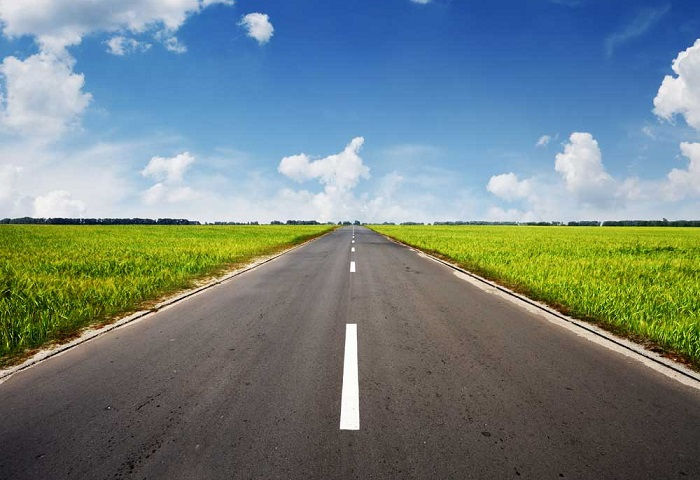
#> input picture data/road2.jpg, 700 x 480 px
$ jupyter execute 'L13_Road Lane Line Detection.ipynb'
#> lines starting #> are read from the running program, lines starting #| are printed output that depends on the picture; after the words box and inside, x2 and y2 are one past the last pixel; in counts of white or black regions, pixels touching at a corner belong together
[cell 1]
import numpy as np
import cv2
import matplotlib.pyplot as plt

[cell 2]
img = cv2.imread('data/road2.jpg')
#> img is the input picture: shape (480, 700, 3); mean B, G, R 129.1, 129.7, 113.8
img_gray = cv2.imread('data/road2.jpg',0)
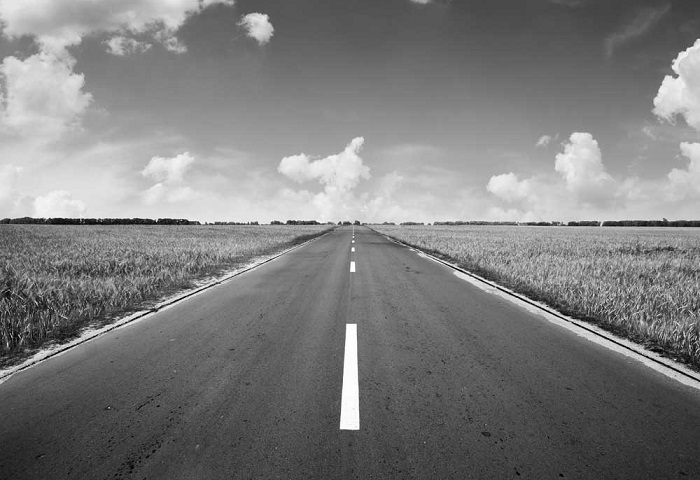
#> img_gray: shape (480, 700); min 0, max 255, mean 124.8
plt.imshow(img_gray, cmap='gray')

[cell 3]
h = img.shape[0]
#> h = 480
w = img.shape[1]
#> w = 700
channel = img.shape[2]
#> channel = 3
h,w, channel
#> Out = (480, 700, 3)

[cell 4]
reginOfI = np.array([[0,480],[0,350],[350,210],[700,350],[700,480]])

[cell 5]
mask = np.zeros_like(img_gray)
match_masked_color = 255

[cell 6]
cv2.fillPoly(mask, [reginOfI], match_masked_color)
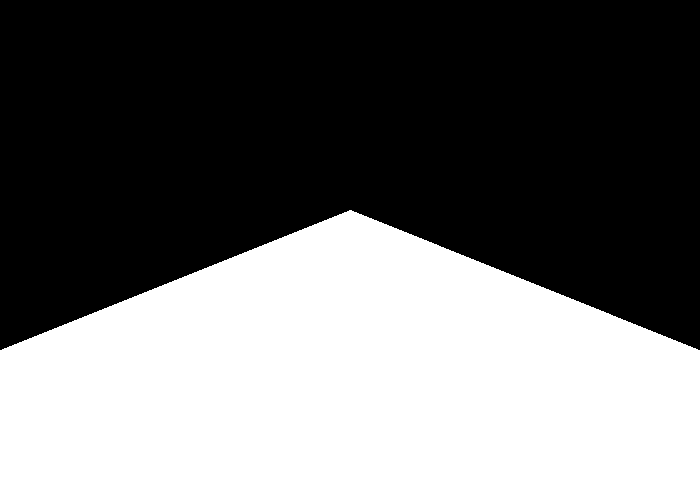
#> mask: shape (480, 700); 41.6% white; 1 white region, box (x1, y1, x2, y2) and area: (0, 210, 700, 480) 139930
masked_img = cv2.bitwise_and(img_gray, mask)
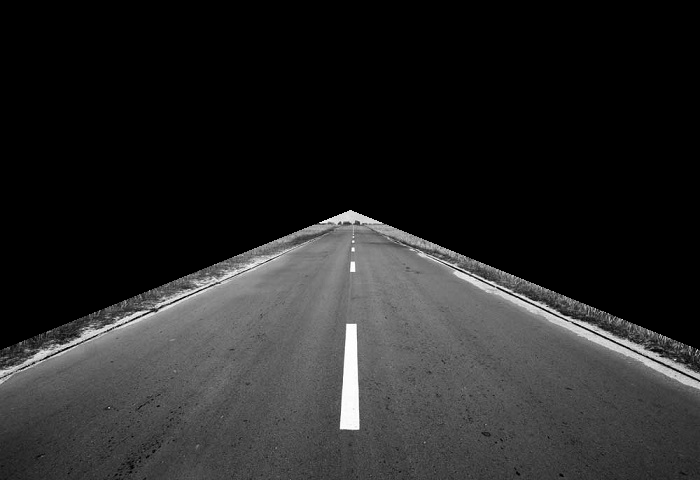
#> masked_img: shape (480, 700); min 0, max 255, mean 38.6

[cell 7]
plt.imshow(masked_img, cmap='gray')

[cell 8]
edges = cv2.Canny(masked_img, 255, 255, apertureSize=3)
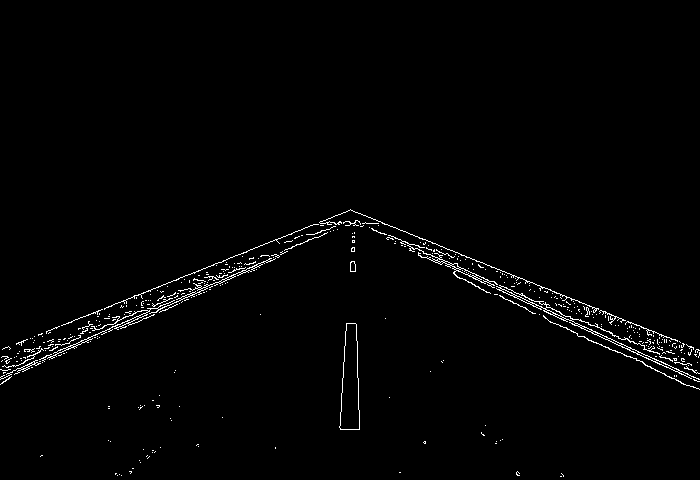
#> edges: shape (480, 700); 1.4% white in thin lines or dots, all inside (x1, y1, x2, y2) = (0, 209, 700, 477)
masked_img2 = cv2.bitwise_and(edges, mask)
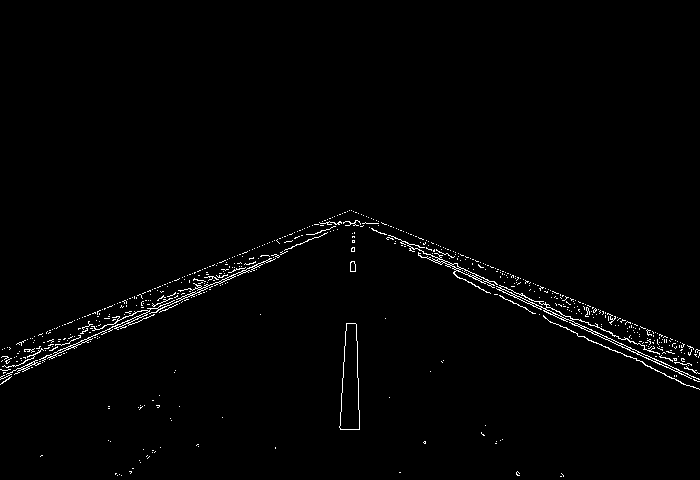
#> masked_img2: shape (480, 700); 1.3% white in thin lines or dots, all inside (x1, y1, x2, y2) = (0, 210, 700, 477)
lines = cv2.HoughLinesP(masked_img2, 6, np.pi / 60, 160, minLineLength=40, maxLineGap = 25)
#> lines = 54 rows, first 6: [525, 302, 629, 349], [0, 379, 283, 253], [0, 377, 207, 284], [395, 241, 571, 320], [521, 293, 666, 367], [7, 357, 108, 318]
for line in lines:
    x1,y1,x2,y2 = line[0]
    #print(x1,y1,x2,y2)
    cv2.line(img, (x1, y1), (x2, y2), (0, 0, 255), 2)
#> this loop made 54 passes
#> (x1, y1, x2, y2) on passes 1 to 12: (525, 302, 629, 349), (0, 379, 283, 253), (0, 377, 207, 284), (395, 241, 571, 320), (521, 293, 666, 367), (7, 357, 108, 318), (355, 220, 699, 373), (198, 289, 270, 261), (2, 360, 287, 251), (360, 223, 455, 271), (458, 256, 680, 342), (6, 362, 278, 257)
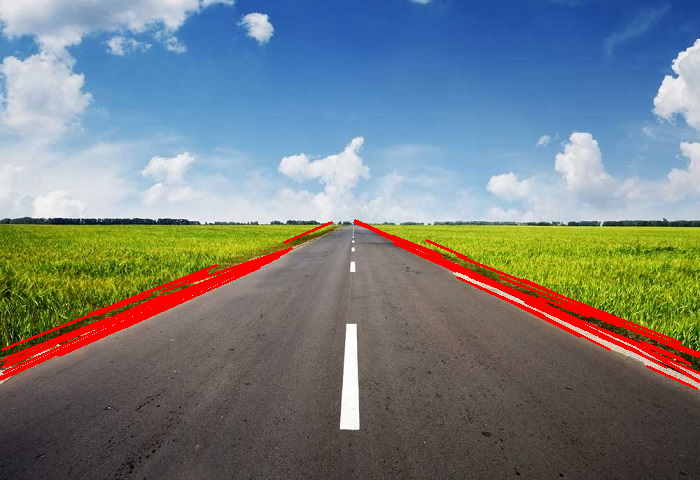
#> img: shape (480, 700, 3); 3.38% of pixels changed, all inside (x1, y1, x2, y2) = (0, 219, 700, 390)

[cell 9]
plt.imshow(cv2.cvtColor(img,cv2.COLOR_BGR2RGB))
